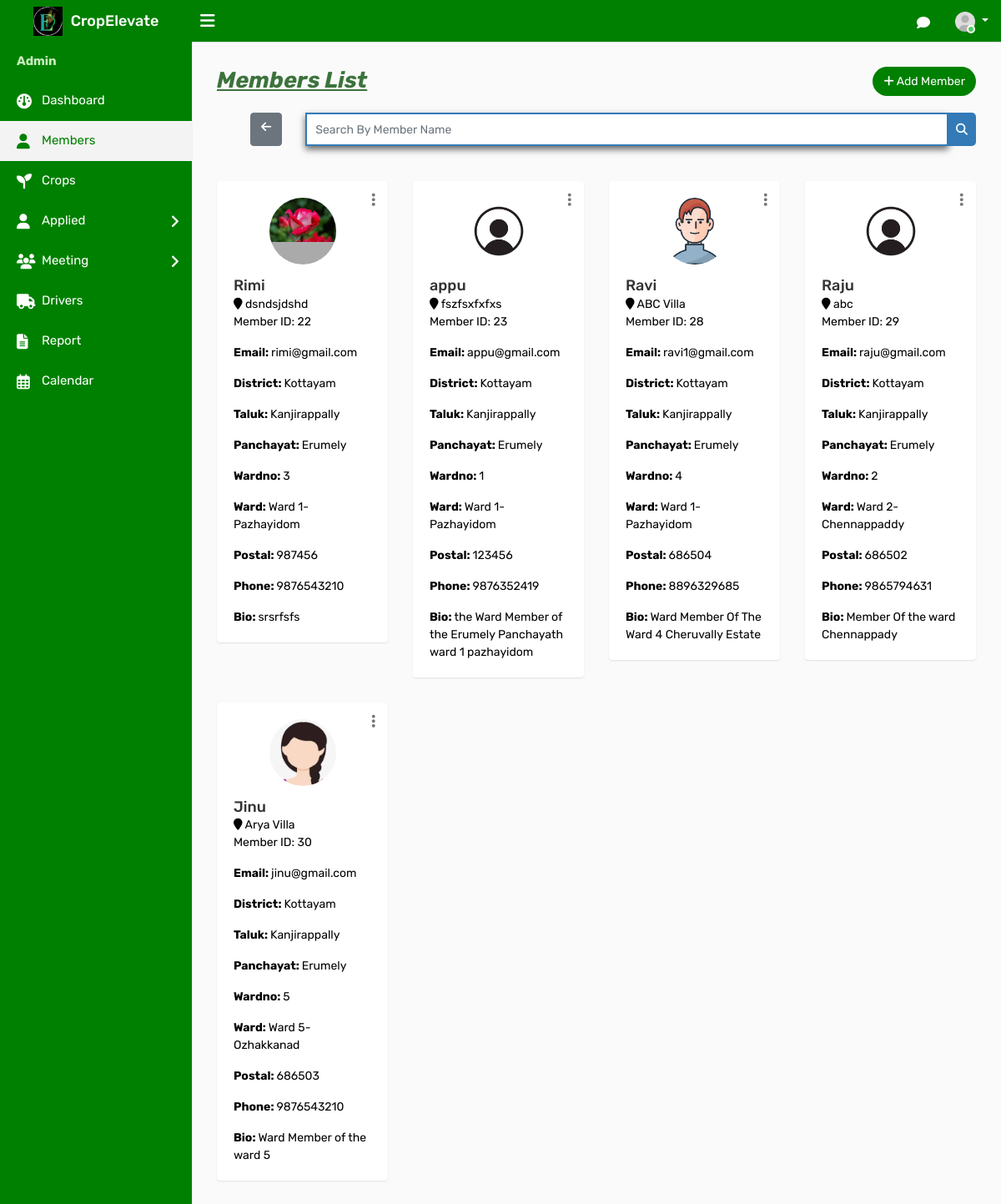
Screenshot of /admember with the database file from the repository.
### ceapp/models.py (models this page shows, shortened)
class Member(models.Model):
    user = models.ForeignKey(CustomUser, on_delete=models.CASCADE, blank=True, null=True)
    Name = models.CharField(max_length=100,null=True, blank=True)
    email = models.EmailField(max_length=100,null=True, blank=True)
    admin_set_password = models.CharField(max_length=128, blank=True, null=True)
    dob = models.CharField(max_length=100,null=True, blank=True)
    address = models.TextField()
    district= models.CharField(max_length=100,null=True, blank=True)
    taluk = models.CharField(max_length=255, null=True, blank=True)
    Panchayat = models.CharField(max_length=100,null=True, blank=True)
    wardname = models.CharField(max_length=100,null=True, blank=True)
    wardno = models.IntegerField(max_length=100,null=True, blank=True)
    postal = models.IntegerField()
    phone = models.IntegerField()
    bio=models.TextField()
    profile_photo = models.ImageField(upload_to='profile_photos/', blank=True, null=True)
    amob = models.IntegerField(max_length=100,null=True, blank=True)
    aemail = models.CharField(max_length=255, null=True, blank=True)
    degree = models.CharField(max_length=255, null=True, blank=True)
    institution = models.CharField(max_length=255, null=True,blank=True)
    reset_password = models.CharField(max_length=128, null=True, blank=True)  # New field for reset password
    is_active = models.BooleanField(default=True)

### ceapp/views.py (the view)
# urls.py: path('admember',views.admember,name='admember'),
def admember(request):
    members = Member.objects.filter(is_active=True)
    return render(request, 'admintemp/admember.html', {'members': members})

### templates/admintemp/admember.html (shortened to what this page needs)
{% load static %}
<!DOCTYPE html>
<html lang="en">
<head>
    <link rel="stylesheet" type="text/css" href="{% static 'assets/css/bootstrap.min.css' %}">
    <link rel="stylesheet" type="text/css" href="{% static 'assets/css/font-awesome.min.css' %}">
    <link rel="stylesheet" type="text/css" href="{% static 'assets/css/select2.min.css' %}">
    <link rel="stylesheet" type="text/css" href="{% static 'assets/css/bootstrap-datetimepicker.min.css' %}">
    <link rel="stylesheet" type="text/css" href="{% static 'assets/css/style.css' %}">
    <link rel="stylesheet" href="https://cdnjs.cloudflare.com/ajax/libs/font-awesome/6.2.0/css/all.min.css">
</head>
<body>
    <div class="main-wrapper">
        <div class="header">
			<div class="header-left">
				<a href="{% url 'adindex' %}" class="logo">
					<img src="{% static 'assets/img/adminlogo1.png' %}" width="35" height="35" alt=""> <span>CropElevate</span>
				</a>
			</div>
			<a id="toggle_btn" href="javascript:void(0);"><i class="fa fa-bars"></i></a>
            <ul class="nav user-menu float-right">
                <li class="nav-item dropdown d-none d-sm-block">
                    <a href="javascript:void(0);" id="open_msg_box" class="hasnotifications nav-link"><i class="fa fa-comment-o"></i> </a>
                </li>
                <li class="nav-item dropdown has-arrow">
                    <a href="#" class="dropdown-toggle nav-link user-link" data-toggle="dropdown">
                        <span class="user-img"><img class="rounded-circle" src="{% static 'assets/img/user.jpg' %}" width="40" alt="Admin">
							<span class="status online"></span></span>
                    </a>
                </li>
            </ul>
        </div>
        <div class="sidebar" id="sidebar">
            <div class="sidebar-inner slimscroll">
                <div id="sidebar-menu" class="sidebar-menu">
                    <ul>
                        <li class="menu-title" style="color:#c9edbe; font-weight:bold;">Admin</li>
                        <li>
                            <a href="{% url 'adindex' %}"><i class="fa fa-dashboard"></i> <span>Dashboard</span></a>
                        </li>
						<li class="active">
                            <a href="{% url 'admember' %}"><i class="fa fa-user"></i> <span>Members</span></a>
                        </li>
                        <li>
                            <a href="{% url 'adcrop' %}"><i class="fas fa-seedling fa-2x"></i> <span>Crops</span></a>
                        </li>
                        <li class="submenu green-background">
                            <a href="#"><i class="fa fa-user"></i> Applied <span class="menu-arrow"></span></a>
                        </li>
                        <li class="submenu green-background">
                            <a href="#"><i class="fas fa-users fa-2x"></i>  Meeting<span class="menu-arrow"></span></a>
                        </li>
                        <li>
                            <a href="{% url 'addriver' %}"><i class="fas fa-truck"></i> <span>Drivers</span></a>
                        </li>
                        <li>
                            <a href="{% url 'adreport' %}"><i class="fas fa-file-text"></i>
                            </i> <span>Report</span></a>
                        </li>
                        <li>
                            <a href="{% url 'adcalendar' %}"><i class="far fa-calendar-alt fa-2x"></i>
                                <span>Calendar</span></a>
                        </li>
                    </ul>
                </div>
            </div>
        </div>
        <div class="page-wrapper" >
            <div class="content">
                <div class="row">
                    <div class="col-sm-4 col-3">
                        <h4 class="page-title" style="font-size:27px; color:#3c733c;" id="memberlist"><b><i><u>Members List</b></i></u></h4>
                    </div>
                    <div class="col-sm-8 col-9 text-right m-b-20">
                        <a href="{% url 'adaddmember' %}" class="btn btn-primary btn-rounded float-right" style="background-color: green; color: white;"><i class="fa fa-plus" id="addmem"></i> Add Member</a>
                    </div>
                </div>
                <div class="row">
                    <div class="col-md-12">
                        <form id="search-form" method="GET" action="{% url 'search_member' %}">
                            <div class="input-group">
                                <a href="{% url 'admember' %}" class="btn btn-secondary" style="margin-left:40px;"><i class="fa fa-arrow-left"></i></a>&ensp;&ensp;&ensp;&ensp;
                                <input type="text" class="form-control custom-search-input" name="membername" placeholder="Search By Member Name">
                                <div class="input-group-append">
                                    <button class="btn btn-primary custom-search-btn" type="submit"><i class="fa fa-search"></i></button>
                                </div>
                            </div>
                        </form>
                    </div>
                </div><br><br>
                <div class="row doctor-grid">
                    {% for member in members %}
                    <div class="col-md-4 col-sm-4  col-lg-3 ">
                        <div class="profile-widget" style="text-align:left;">
                             <div class="doctor-img">
                                <a class="avatar" href="#"><img alt="" src="{{ member.profile_photo.url }}"></a>
                               </div>
                            <div class="dropdown profile-action">
                                <a href="#" class="action-icon dropdown-toggle" data-toggle="dropdown" aria-expanded="false"><i class="fa fa-ellipsis-v"></i></a>
                            </div>
                            <h4 class="doctor-name text-ellipsis"><a href="profile.html"> {{ member.Name }}</a></h4>
                            <div class="user-country" style="color:black;">
                                <i class="fa fa-map-marker"></i> {{ member.address }}
                            </div>
                            <div>
                                <p style="color:black;">Member ID: {{ member.id }}</p>
                                <p class="card-text" style="color:black;"><b>Email: </b>{{ member.email }}</p>
                                <p class="card-text" style="color:black;"><b>District: </b>{{ member.district }}</p>
                                <p class="card-text" style="color:black;"><b>Taluk: </b>{{ member.taluk }}</p>
                                <p class="card-text" style="color:black;"><b>Panchayat: </b>{{ member.Panchayat }}</p>
                                <p class="card-text" style="color:black;"><b>Wardno: </b>{{ member.wardno }}</p>
                                <p class="card-text" style="color:black;"><b>Ward: </b>{{ member.wardname }}</p>
                                <p class="card-text" style="color:black;"><b>Postal: </b>{{ member.postal }}</p>
                                <p class="card-text" style="color:black;"><b>Phone: </b>{{ member.phone }}</p>
                                <p class="card-text" style="color:black;"><b>Bio: </b>{{ member.bio }}</p>
                            </div>
                        </div>
                    </div>
                    {% endfor %}
                </div>
            </div>
		</div>
    </div>
</body>
</html>

### rows the page displays
Member: profile_photo (picture), Name "Rimi", address "dsndsjdshd", id "22", email "rimi@gmail.com", district "Kottayam", taluk "Kanjirappally", Panchayat "Erumely", wardno "3", wardname "Ward 1-Pazhayidom", postal "987456", phone "9876543210", bio "srsrfsfs"
Member: profile_photo (picture), Name "appu", address "fszfsxfxfxs", id "23", email "appu@gmail.com", district "Kottayam", taluk "Kanjirappally", Panchayat "Erumely", wardno "1", wardname "Ward 1-Pazhayidom", postal "123456", phone "9876352419", bio "the Ward Member of the Erumely Panchayath ward 1 pazhayidom"
Member: profile_photo (picture), Name "Ravi", address "ABC Villa", id "28", email "ravi1@gmail.com", district "Kottayam", taluk "Kanjirappally", Panchayat "Erumely", wardno "4", wardname "Ward 1-Pazhayidom", postal "686504", phone "8896329685", bio "Ward Member Of The Ward 4 Cheruvally Estate"
Member: profile_photo (picture), Name "Raju", address "abc", id "29", email "raju@gmail.com", district "Kottayam", taluk "Kanjirappally", Panchayat "Erumely", wardno "2", wardname "Ward 2-Chennappaddy", postal "686502", phone "9865794631", bio "Member Of the ward Chennappady"
Member: profile_photo (picture), Name "Jinu", address "Arya Villa", id "30", email "jinu@gmail.com", district "Kottayam", taluk "Kanjirappally", Panchayat "Erumely", wardno "5", wardname "Ward 5-Ozhakkanad", postal "686503", phone "9876543210", bio "Ward Member of the ward 5"
